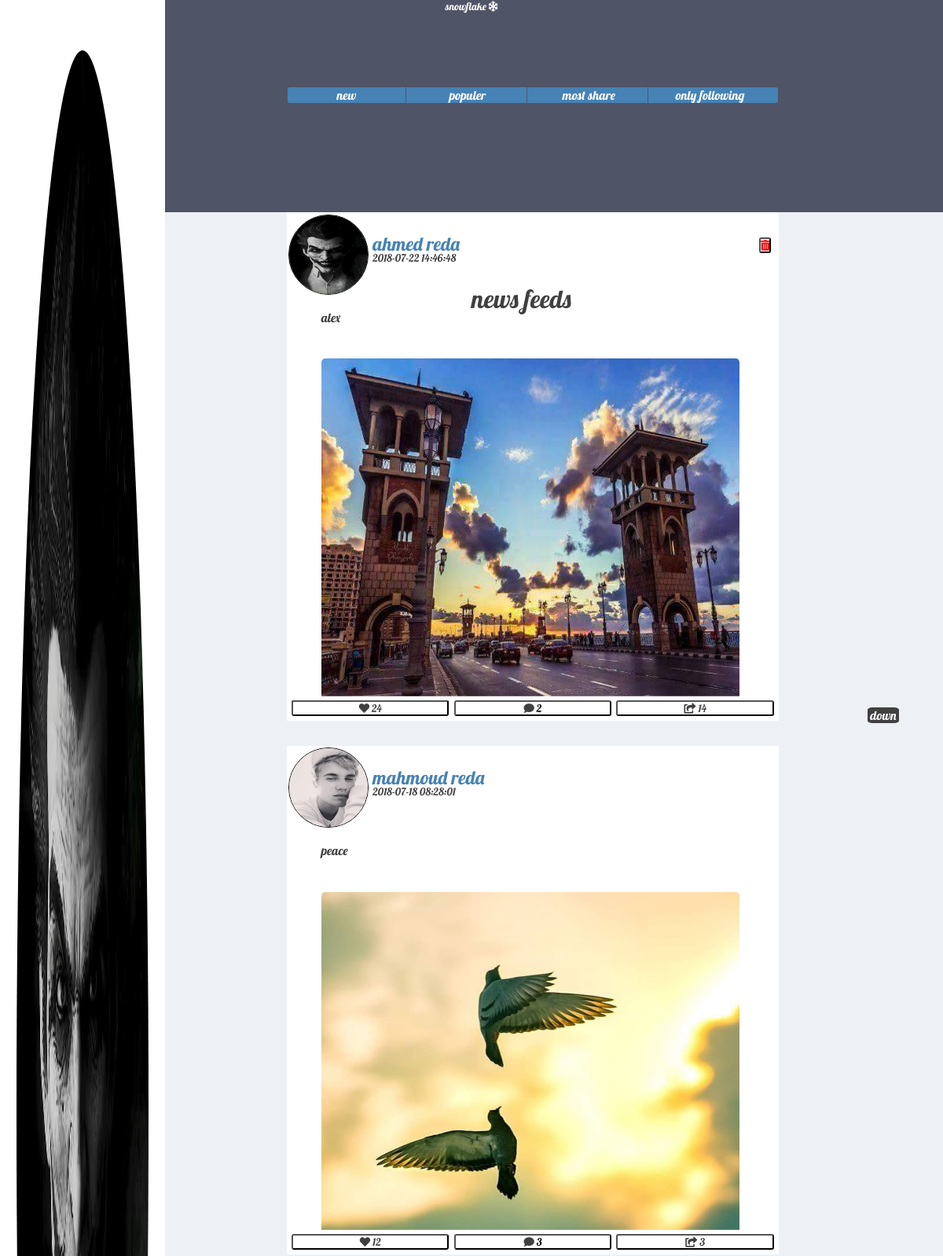
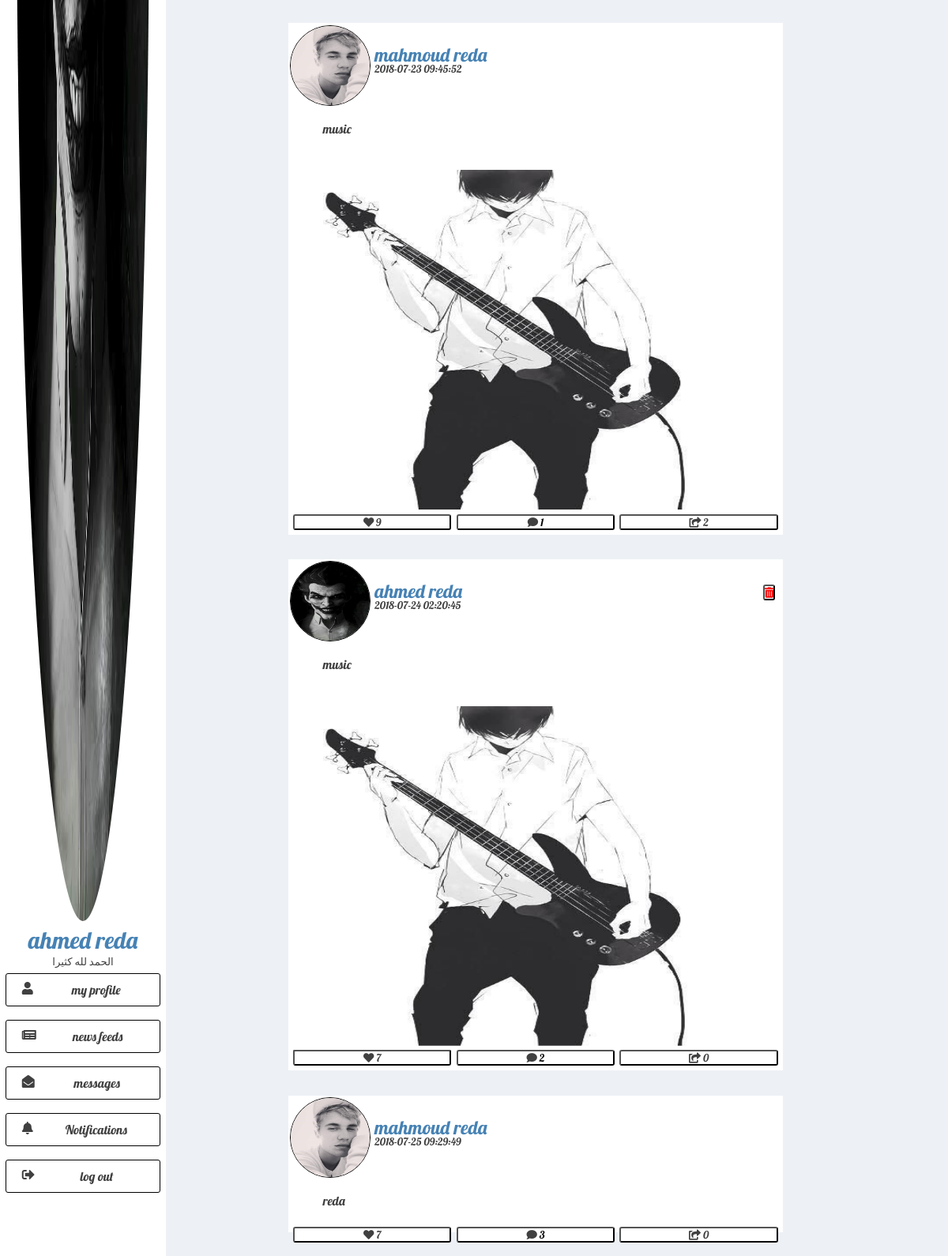
Page /?PG=news_feeds&HW=populer (signed in, upper part) on the committed database (2 pictures, top to bottom).
### tables this page shows
CREATE TABLE `posts` (
  `id` int(11) NOT NULL,
  `text` varchar(500) DEFAULT NULL,
  `time` timestamp NOT NULL DEFAULT CURRENT_TIMESTAMP,
  `likes` int(11) DEFAULT '0',
  `comments` int(11) DEFAULT '0',
  `share` int(11) DEFAULT '0',
  `user_id` int(11) NOT NULL
);

CREATE TABLE `users` (
  `id` int(11) NOT NULL,
  `username` varchar(150) NOT NULL,
  `password` varchar(500) NOT NULL,
  `email` varchar(150) NOT NULL,
  `birth_day` varchar(150) DEFAULT NULL,
  `bio` varchar(500) DEFAULT NULL,
  `job` varchar(150) DEFAULT NULL,
  `city` varchar(150) DEFAULT NULL,
  `time` timestamp NOT NULL DEFAULT CURRENT_TIMESTAMP ON UPDATE CURRENT_TIMESTAMP,
  `secret` varchar(150) NOT NULL
);

### includes/timeline/news_feeds.php (the view, shortened to what this page needs)
<div id="godown" class="go">down</div>
<link rel="stylesheet" href="css/news_feeds.css">
<h1 style=" position: fixed; top:4%;left:50%; z-index: 10;">news feeds</h1>
<br>
	<br>
	<br>
	<br>
	<br>
	<br>
	<br>
	<br>
	<br>
	<br>
	<br>
	<br>
<div class="news_feeds" >
	<a href="?PG=news_feeds&HW=new"><div class="nav k">new</div></a>
	<a href="?PG=news_feeds&HW=populer" ><div class="nav k">populer</div></a>
	<a href="?PG=news_feeds&HW=most_share"><div class="nav k">most share</div></a>
	<a href="?PG=news_feeds&HW=only_following"><div class="nav ">only following</div></a>
</div>
	<div id="send">
		<form class="message" action="phpDB/post_share.php"  method="post" enctype="multipart/form-data">
					<h4>post </h4>
					<h4 style="top:75%;">photo </h4>
			</form>
	</div>
	<div id="posts">
		<?php
		include_once('phpDB/connectDB.php');
		if($_GET["HW"]=="only_following")
		{
			$query="SELECT posts.* , users.id , users.username FROM posts INNER JOIN users ON posts.user_id=users.id INNER JOIN follow ON follow.followed_user_id=users.id WHERE follow.user_id=".$_SESSION["id"]." ORDER BY `posts`.`".$_SESSION["how"]."` DESC;";
		}
		else
		{
			$query="SELECT posts.* , users.id , users.username FROM posts INNER JOIN users ON posts.user_id=users.id ORDER BY `posts`.`".$_SESSION["how"]."` DESC;";
		}
			$result=mysqli_query($connect,$query);
			while ($row=mysqli_fetch_row($result))
			{
				$block_query="SELECT id FROM `block` WHERE user_id =".$_SESSION["id"]." and blocked_user_id =".$row[7]." or user_id=".$row[7]." and blocked_user_id=".$_SESSION["id"].";";
				$block_result=mysqli_query($connect,$block_query);
				if(mysqli_num_rows($block_result) > 0)
	 			{
				}
				else
				{
				echo'
			<form  class="post the_post" >
			<img src="cloud/'.$row[7].'/profile.jpg?v='.$_SESSION["my_version"].'">
			<a href="?PG=S_profile&S_user_id='.$row[7].'"><h2 style="color:steelblue!important;">'.$row[8].'</h2></a>
			<h5>'.$row[2].'</h5>
			<p style="padding-bottom:30px" >'.$row[1].'</p>';
					if(file_exists('cloud/'.$row[7].'/pro_post_img/'.$row[0].'.jpg'))
				{
					echo '<div class="post_img"><img src="cloud/'.$row[7].'/pro_post_img/'.$row[0].'.jpg"></div>';
				}
			 if($row[7]==$_SESSION["id"])
			 {
				 echo '
				 <button  type="submit" class="delete" style="width:15px!important;top:5%!important;left:95%!important;"><i class="fas fa-trash-alt" style="color:red!important;"></i><button>';
			 }
				 echo '
			 <button  type="submit" class="share therdbutton" id="B_share'.$row[0].'" ><i class="fas fa-share-square" id="I_share'.$row[0].'"> </i><span id="C_share'.$row[0].'" value="'.$row[5].'"> '.$row[5].'</span></button>
			<button  type="submit" class="comment secondbutton" ><i class="fas fa-comment"></i> '.$row[4].'</button>
			<button type="submit" id="B_like'.$row[0].'" class="like firstbutton" > <i class="fas fa-heart" id="I_like'.$row[0].'" ></i><span id="C_like'.$row[0].'" value="'.$row[2].'"> '.$row[3].'</span> </button>
			<input type="hidden" name="post_id" value="'.$row[0].'">
			<input type="hidden" name="type" id="type'.$row[0].'" value="unliked">
			<input type="hidden" name="which" class="which" value="none">
			<input type="hidden" name="who" value="post">
		</form>
		';
				}
	}
	?>
</div>

### css/index.css (style rules this page uses)
* { color: #404040!important; font-family: 'Lobster', cursive; font-weight:100!important; margin: 0; padding: 0; }
input,textarea,button { color: #000!important; border-radius: 5px; }
input[type="submit"],input[type="reset"],button { color: #000!important; }
body { width: 100%; min-height:580px; position: relative; background-color:#edf1f5; background-repeat: no-repeat; background-size: 100% 100%; background-attachment:fixed; }
.go { width: 40px; height: 20px; background-color:#404040; border-radius:15%; position: fixed; top:10%; left: 92%; color: white!important; text-align: center; z-index: 10; cursor: pointer; }

### css/news_feeds.css (style rules this page uses)
.news_feeds { width: 52%; background-color:steelblue; margin-left: 30.5%; margin-top: 5.5%; border-radius: 3px; position:fixed; top:0.5%; margin-bottom: 15%; z-index: 5; }
.news_feeds .nav { display: inline-block; width: 24%; text-align: center; color:white!important; }
.news_feeds .k { border-right: 1px solid #555273; }
#posts { text-align:center; position: relative; margin-left: 13%; }
#posts .post { width: 60%; min-height:150px; margin: auto; margin-top:30px; position: relative; text-align: left; background-color:#ffffff; }
#posts .post img:first-child { width: 100px; height: 100px; border: 1px solid black; border-radius:50%; margin:0.4% 0.4%; }
#posts .post h2 { display: inline-block; position: absolute; margin:4% 0.4%; }
#posts .post h5 { display: inline-block; position: absolute; margin:8% 0.4%; }
#posts .post p { margin: 2%; margin-left: 7%; }
#posts .post button { position: absolute; top:96%; width: 32%; margin-left: 1%; background-color: white; border-radius:3px; }
#posts .post .firstbutton { left:0%; }
#posts .post .secondbutton { left:33%; }
#posts .post .therdbutton { left:66%; }
#posts .post .post_img { width: 100%; }
#posts .post .post_img img { min-width:85% ; min-height: 430px; max-width:500px ; margin-left: 7%; display: block; padding-bottom: 5%; margin-bottom: 5%; border: 0; border-radius: 5px; }
#send .message { width: 52%; min-height:120px; text-align: left; background-color:#ffffff; position: absolute; top:125px; left: 30.5%; }
#send .message h4 { display: inline-block; position:absolute; top:36%; left: 9%; }

### rows in the picture
posts: user.username "ahmed reda", time "2018-07-22 14:46:48", text "alex", shows a picture, share "14", comments "2", likes "24"
posts: user.username "mahmoud reda", time "2018-07-18 08:28:01", text "peace", shows a picture, share "3", comments "3", likes "12"
posts: user.username "mahmoud reda", time "2018-07-23 09:45:52", text "music", share "2", comments "1", likes "9"
posts: user.username "ahmed reda", time "2018-07-24 02:20:45", text "music", share "0", comments "2", likes "7"
posts: user.username "mahmoud reda", time "2018-07-25 09:29:49", text "reda", share "0", comments "3", likes "7"

### other values in the picture
$_SESSION["username"] "ahmed reda"
$_SESSION["bio"] "الحمد لله كثيرا"
